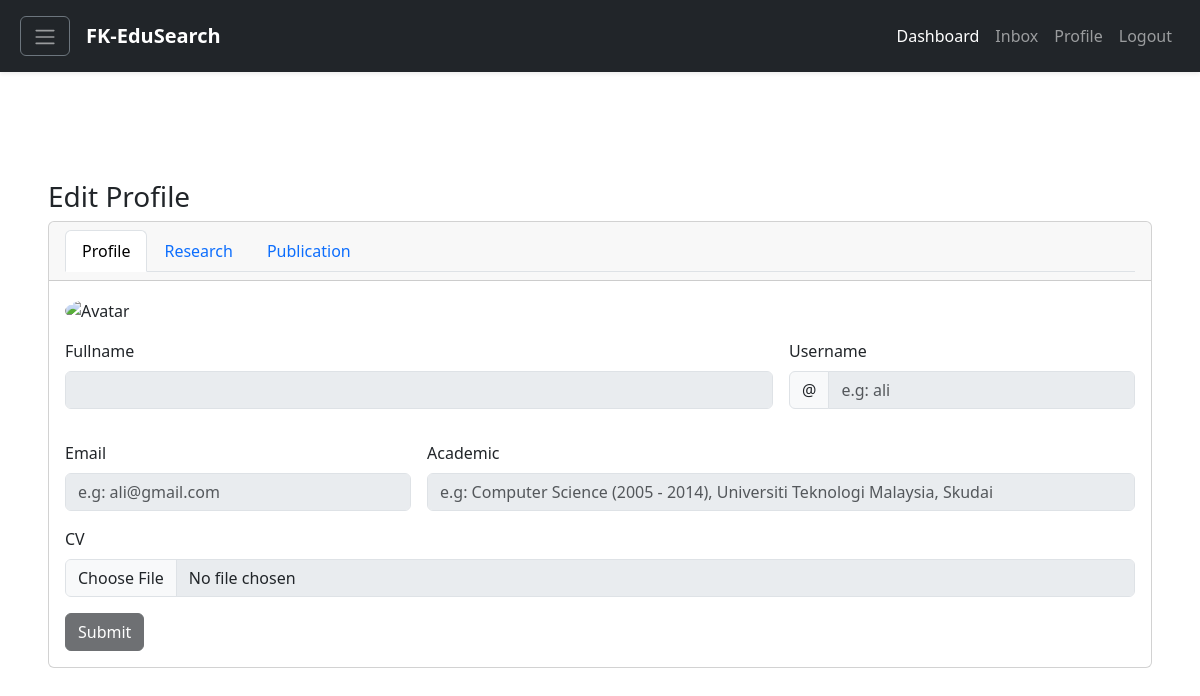
Before: /experteditprofile.php with the older database file.
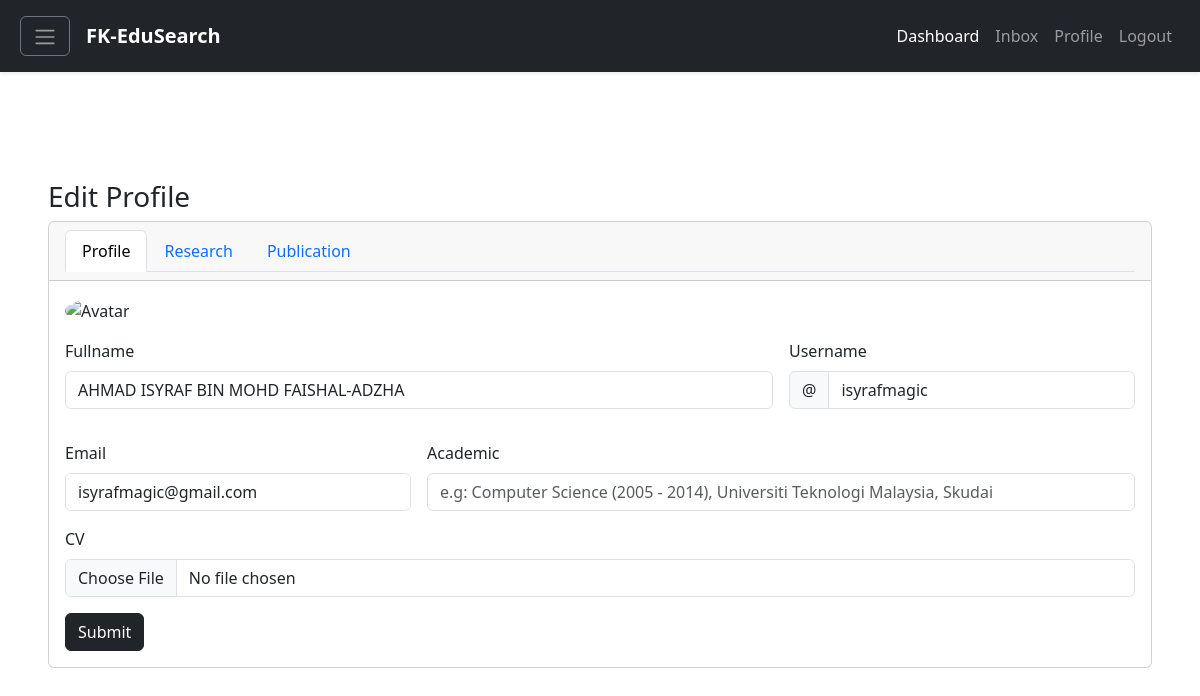
After: the same page with the newer database file.
### tables this page shows
CREATE TABLE `expert` (
  `expertid` int NOT NULL,
  `expertFullName` varchar(60) NOT NULL,
  `expertEmail` varchar(60) NOT NULL,
  `expertPassword` varchar(60) NOT NULL,
  `expertUsername` varchar(60) NOT NULL,
  `researchAcademicStatus` varchar(60) DEFAULT NULL,
  `expertCV` varchar(60) DEFAULT NULL,
  `expertUpdateProfileStatus` varchar(60) DEFAULT NULL,
  `expertAccountStatus` varchar(60) DEFAULT NULL,
  `expertOnlineStatus` varchar(60) DEFAULT NULL
);

### classes/Expert.classes.php (called while the page is built, shortened)
<?php
class Expert extends Connection
{
    public function getExpertByEmail($email)
    {
        $connection = $this->getConnection();
        $query = "SELECT * FROM expert WHERE expertEmail = '$email'";
        $result = mysqli_query($connection, $query);
        if (!$result) {
            return false;
        } else {
            return $result;
        }
    }
}
?>

### classes/ExpertController.classes.php (called while the page is built, shortened)
<?php
class ExpertController extends Expert
{
    public function getExpertByEmailController($email)
    {
        return $this->getExpertByEmail($email);
    }
}
?>

### experteditprofile.php (the view, shortened to what the changed rows need)
<!DOCTYPE html>
<html lang="en">
<head>
    <link href="https://cdn.jsdelivr.net/npm/bootstrap@5.3.0-alpha3/dist/css/bootstrap.min.css" rel="stylesheet"
>
    <link href="https://maxcdn.bootstrapcdn.com/font-awesome/4.3.0/css/font-awesome.min.css" rel="stylesheet">
    <link rel="stylesheet" href="https://cdnjs.cloudflare.com/ajax/libs/animate.css/4.1.1/animate.min.css" />
</head>
<body>
    <?php include "components/navigation.php"; ?>
    <?php
    $expert = new ExpertController();
    $db_data = $expert->getExpertByEmailController("isyrafmagic@gmail.com");
    if ($db_data) {
        if ($db_data->num_rows > 0) {
            while ($row = $db_data->fetch_assoc()) {
                $fullname = $row['expertFullName'];
                $username = $row['expertUsername'];
                $email = $row['expertEmail'];
                $academic = $row['researchAcademicStatus'];
                $profileupdatestatus = $row['expertUpdateProfileStatus'];
            }
        }
    }
    ?>
    <div class="d-flex flex-column justify-content-center align-item-center vh-100 px-5">
        <div class="card text-left w-90 animate__animated animate__zoomIn">
            <div class="card-body">
                <form class="row g-3" action="" method="post">
                    <div class="col-md-8">
                        <label for="firstname" class="form-label">Fullname</label>
                        <input type="text" class="form-control" id="firstname" value="<?php echo $fullname ?>"
                            name="fullname" <?php echo $profileupdatestatus !== "Accepted"? "disabled" : NULL ?> >
                    </div>
                    <div class="col-md-4">
                        <div class="input-group mb-3">
                            <span class="input-group-text" id="basic-addon1">@</span>
                            <input type="text" class="form-control" id="username" placeholder="e.g: ali"
                                aria-label="Username" aria-describedby="basic-addon1" value="<?php echo $username ?>"
                                name="username" <?php echo $profileupdatestatus !== "Accepted"? "disabled" : NULL ?>>
                        </div>
                    </div>
                    <div class="col-md-4">
                        <label for="inputEmail" class="form-label">Email</label>
                        <input type="email" class="form-control" id="inputEmail" placeholder="e.g: ali@gmail.com"
                            value="<?php echo $email ?>" name="email" readonly <?php echo $profileupdatestatus !== "Accepted"? "disabled" : NULL ?>>
                    </div>
                    <div class="col-md-8">
                        <label for="inputAcademic1" class="form-label">Academic</label>
                        <input type="text" class="form-control" id="inputAcademic1"
                            placeholder="e.g: Computer Science (2005 - 2014), Universiti Teknologi Malaysia, Skudai"
                            name="academic" value="<?php echo $academic ? $academic : NULL ?>" <?php echo $profileupdatestatus !== "Accepted"? "disabled" : NULL ?>>
                    </div>
                    <div class="col-md-12">
                        <label for="inputCV" class="form-label">CV</label>
                        <input type="file" class="form-control" id="inputCV" aria-describedby="inputGroupFileAddon04"
                            aria-label="Upload" <?php echo $profileupdatestatus !== "Accepted"? "disabled" : NULL ?>>
                    </div>
                </form>
            </div>
        </div>
    </div>
</body>
</html>

Changed rows visible on the page:
added expert: fullname "AHMAD ISYRAF BIN MOHD FAISHAL-ADZHA", username "isyrafmagic", email "isyrafmagic@gmail.com"
